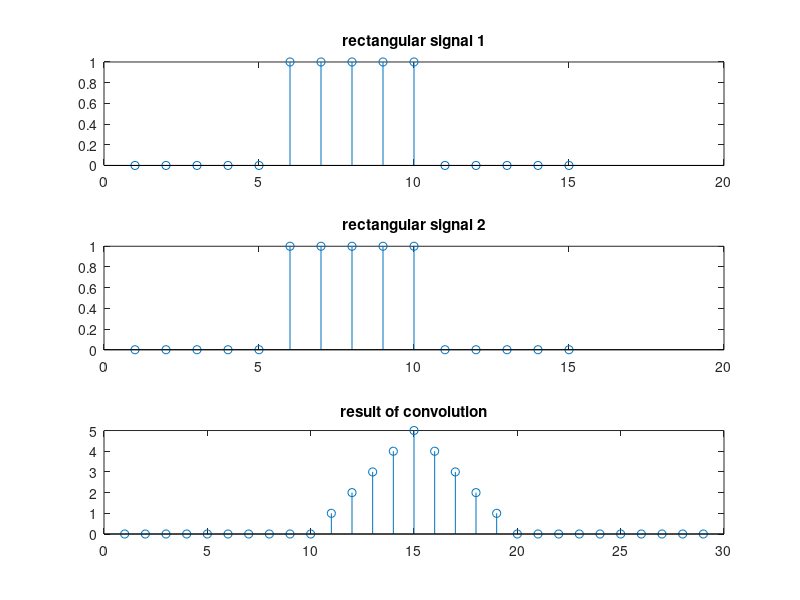

This chart was generated by the following MATLAB code:
clc;
clear;
close all;
s1 = [0,0,0,0,0,1,1,1,1,1,0,0,0,0,0];
s2 = [0,0,0,0,0,1,1,1,1,1,0,0,0,0,0];
y = conv(s1,s2);
subplot(3,1,1);
stem(s1);
title("rectangular signal 1");
subplot(3,1,2);
stem(s2);
title("rectangular signal 2");
subplot(3,1,3);
stem(y);
title("result of convolution");

% CODE WITH USER DEFINED FUNCTION:

clc;
clear;
close all;
s1 = [0,0,0,0,0,1,1,1,1,1,0,0,0,0,0];
s2 = [0,0,0,0,0,1,1,1,1,1,0,0,0,0,0];
y = conv(s1, s2);
subplot(3,1,1);
stem(s1);
title("rectangular signal 1");
subplot(3,1,2);
stem(s2);
title("rectangular signal 2");
subplot(3,1,3);
stem(y);
title("result of convolution");
